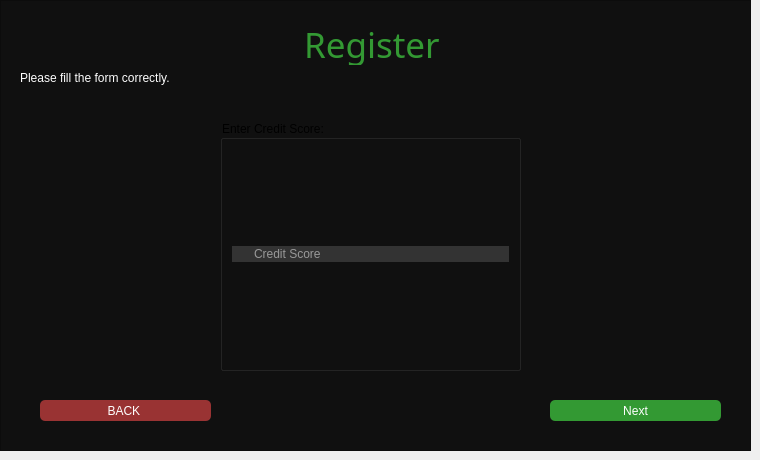
     <widget class="QWidget" name="page_11">
      <widget class="QFrame" name="frame_14">
       <property name="geometry">
        <rect>
         <x>0</x>
         <y>0</y>
         <width>751</width>
         <height>451</height>
        </rect>
       </property>
       <property name="styleSheet">
        <string notr="true">background: #101010;</string>
       </property>
       <property name="frameShape">
        <enum>QFrame::StyledPanel</enum>
       </property>
       <property name="frameShadow">
        <enum>QFrame::Raised</enum>
       </property>
       <widget class="QLabel" name="label_11">
        <property name="geometry">
         <rect>
          <x>258</x>
          <y>24</y>
          <width>223</width>
          <height>41</height>
         </rect>
        </property>
        <property name="font">
         <font>
          <family>Droid Sans</family>
          <pointsize>-1</pointsize>
         </font>
        </property>
        <property name="styleSheet">
         <string notr="true">text-align: center;
color: #393;
margin: 0 auto;
font-size: 35px;
font-family: 'Droid Sans';</string>
        </property>
        <property name="text">
         <string>Register</string>
        </property>
       </widget>
       <widget class="QPushButton" name="backButton_7">
        <property name="geometry">
         <rect>
          <x>40</x>
          <y>400</y>
          <width>171</width>
          <height>21</height>
         </rect>
        </property>
        <property name="styleSheet">
         <string notr="true">Padding: 1px;
Border-radius: 5px;
Background: #933;
Color: #fefefe;</string>
        </property>
        <property name="text">
         <string>BACK </string>
        </property>
       </widget>
       <widget class="QLabel" name="regLabel_5">
        <property name="geometry">
         <rect>
          <x>20</x>
          <y>70</y>
          <width>601</width>
          <height>16</height>
         </rect>
        </property>
        <property name="styleSheet">
         <string notr="true">color: #fefefe;</string>
        </property>
        <property name="text">
         <string>Please fill the form correctly.</string>
        </property>
       </widget>
       <widget class="QGroupBox" name="groupBox_5">
        <property name="geometry">
         <rect>
          <x>220</x>
          <y>120</y>
          <width>301</width>
          <height>251</height>
         </rect>
        </property>
        <property name="title">
         <string>Enter Credit Score:</string>
        </property>
        <layout class="QVBoxLayout" name="verticalLayout_6">
         <item>
          <widget class="QLineEdit" name="usernameBox_2">
           <property name="palette">
            <palette>
             <active>
              <colorrole role="WindowText">
               <brush brushstyle="SolidPattern">
                <color alpha="255">
                 <red>254</red>
                 <green>254</green>
                 <blue>254</blue>
                </color>
               </brush>
              </colorrole>
              <colorrole role="Button">
               <brush brushstyle="SolidPattern">
                <color alpha="255">
                 <red>51</red>
                 <green>51</green>
                 <blue>51</blue>
                </color>
               </brush>
              </colorrole>
              <colorrole role="Text">
               <brush brushstyle="SolidPattern">
                <color alpha="255">
                 <red>254</red>
                 <green>254</green>
                 <blue>254</blue>
                </color>
               </brush>
              </colorrole>
              <colorrole role="ButtonText">
               <brush brushstyle="SolidPattern">
                <color alpha="255">
                 <red>254</red>
                 <green>254</green>
                 <blue>254</blue>
                </color>
               </brush>
              </colorrole>
              <colorrole role="Base">
               <brush brushstyle="SolidPattern">
                <color alpha="255">
                 <red>51</red>
                 <green>51</green>
                 <blue>51</blue>
                </color>
               </brush>
              </colorrole>
              <colorrole role="Window">
               <brush brushstyle="SolidPattern">
                <color alpha="255">
                 <red>51</red>
                 <green>51</green>
                 <blue>51</blue>
                </color>
               </brush>
              </colorrole>
              <colorrole role="PlaceholderText">
               <brush brushstyle="SolidPattern">
                <color alpha="255">
                 <red>254</red>
                 <green>254</green>
                 <blue>254</blue>
                </color>
               </brush>
              </colorrole>
             </active>
             <inactive>
              <colorrole role="WindowText">
               <brush brushstyle="SolidPattern">
                <color alpha="255">
                 <red>254</red>
                 <green>254</green>
                 <blue>254</blue>
                </color>
               </brush>
              </colorrole>
              <colorrole role="Button">
               <brush brushstyle="SolidPattern">
                <color alpha="255">
                 <red>51</red>
                 <green>51</green>
                 <blue>51</blue>
                </color>
               </brush>
              </colorrole>
              <colorrole role="Text">
               <brush brushstyle="SolidPattern">
                <color alpha="255">
                 <red>254</red>
                 <green>254</green>
                 <blue>254</blue>
                </color>
               </brush>
              </colorrole>
              <colorrole role="ButtonText">
               <brush brushstyle="SolidPattern">
                <color alpha="255">
                 <red>254</red>
                 <green>254</green>
                 <blue>254</blue>
                </color>
               </brush>
              </colorrole>
              <colorrole role="Base">
               <brush brushstyle="SolidPattern">
                <color alpha="255">
                 <red>51</red>
                 <green>51</green>
                 <blue>51</blue>
                </color>
               </brush>
              </colorrole>
              <colorrole role="Window">
               <brush brushstyle="SolidPattern">
                <color alpha="255">
                 <red>51</red>
                 <green>51</green>
                 <blue>51</blue>
                </color>
               </brush>
              </colorrole>
              <colorrole role="PlaceholderText">
               <brush brushstyle="SolidPattern">
                <color alpha="255">
                 <red>254</red>
                 <green>254</green>
                 <blue>254</blue>
                </color>
               </brush>
              </colorrole>
             </inactive>
             <disabled>
              <colorrole role="WindowText">
               <brush brushstyle="SolidPattern">
                <color alpha="255">
                 <red>254</red>
                 <green>254</green>
                 <blue>254</blue>
                </color>
               </brush>
              </colorrole>
              <colorrole role="Button">
               <brush brushstyle="SolidPattern">
                <color alpha="255">
                 <red>51</red>
                 <green>51</green>
                 <blue>51</blue>
                </color>
               </brush>
              </colorrole>
              <colorrole role="Text">
               <brush brushstyle="SolidPattern">
                <color alpha="255">
                 <red>254</red>
                 <green>254</green>
                 <blue>254</blue>
                </color>
               </brush>
              </colorrole>
              <colorrole role="ButtonText">
               <brush brushstyle="SolidPattern">
                <color alpha="255">
                 <red>254</red>
                 <green>254</green>
                 <blue>254</blue>
                </color>
               </brush>
              </colorrole>
              <colorrole role="Base">
               <brush brushstyle="SolidPattern">
                <color alpha="255">
                 <red>51</red>
                 <green>51</green>
                 <blue>51</blue>
                </color>
               </brush>
              </colorrole>
              <colorrole role="Window">
               <brush brushstyle="SolidPattern">
                <color alpha="255">
                 <red>51</red>
                 <green>51</green>
                 <blue>51</blue>
                </color>
               </brush>
              </colorrole>
              <colorrole role="PlaceholderText">
               <brush brushstyle="SolidPattern">
                <color alpha="255">
                 <red>254</red>
                 <green>254</green>
                 <blue>254</blue>
                </color>
               </brush>
              </colorrole>
             </disabled>
            </palette>
           </property>
           <property name="font">
            <font>
             <kerning>true</kerning>
            </font>
           </property>
           <property name="layoutDirection">
            <enum>Qt::LeftToRight</enum>
           </property>
           <property name="styleSheet">
            <string notr="true">padding-left: 20px;
padding-right: 20px;
border-radius: 20px;
background: #333;
color: #fefefe;</string>
           </property>
           <property name="text">
            <string/>
           </property>
           <property name="frame">
            <bool>false</bool>
           </property>
           <property name="cursorPosition">
            <number>0</number>
           </property>
           <property name="placeholderText">
            <string>Credit Score</string>
           </property>
          </widget>
         </item>
        </layout>
       </widget>
       <widget class="QPushButton" name="completeRegButton_2">
        <property name="geometry">
         <rect>
          <x>550</x>
          <y>400</y>
          <width>171</width>
          <height>21</height>
         </rect>
        </property>
        <property name="styleSheet">
         <string notr="true">Padding: 1px;
Border-radius: 5px;
Background: #393;
Color: #fefefe;</string>
        </property>
        <property name="text">
         <string>Next</string>
        </property>
       </widget>
      </widget>
     </widget>
